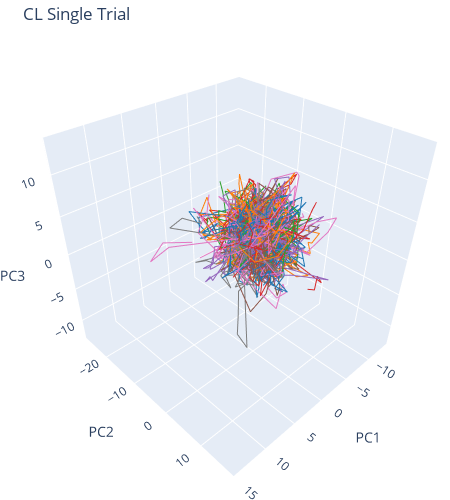

Write notebook code for a chart like this one.
### Code cell
fig = plot_pcs(*cl_single_trial, 'CL Single Trial', return_fig=True)
# html_str = fig.to_html(config={'displayModeBar': False}, full_html=False, include_plotlyjs='cdn')
# wandb.log({'CL Single Trial' : wandb.Html(html_str, inject=False)})
fig.show()
